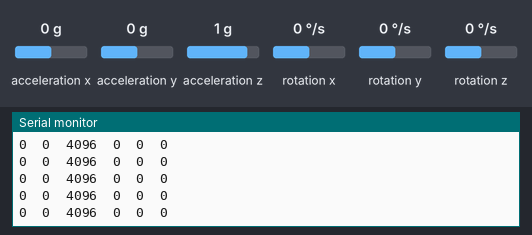
A sketch run on a simulated Arduino Uno, built with avr-gcc and run on an emulated ATmega328P. On the bench: the last lines printed to the serial monitor. Wiring (inferred from the names in the program): MPU-6050 motion sensor at I2C address 0x68. The test bench sets the inputs (shaded band); at power-on: acceleration x 0 g, acceleration y 0 g, rotation x 0 °/s, rotation y 0 °/s, acceleration z 1 g, rotation z 0 °/s.

Above: at 1.2 s.
1.3 s: acceleration x set to -1.4 g
At 2.1 s:
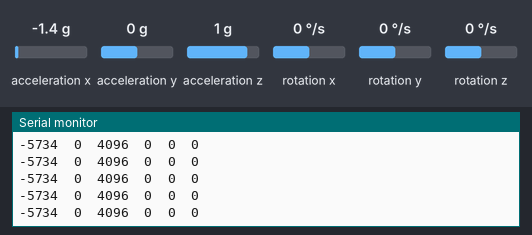
4.3 s: acceleration y set to -1.4 g
At 5.0 s:
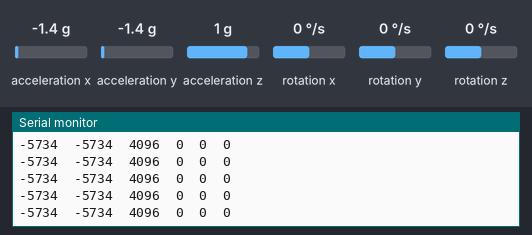
7.3 s: rotation x set to -100 °/s
At 8.2 s:
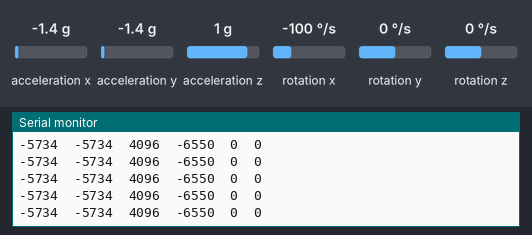
10.3 s: acceleration x set to 0.8 g
At 10.9 s:
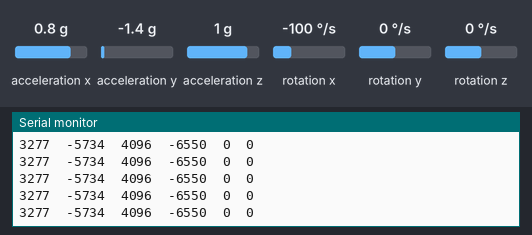
13.3 s: rotation y set to -100 °/s
At 14.2 s:
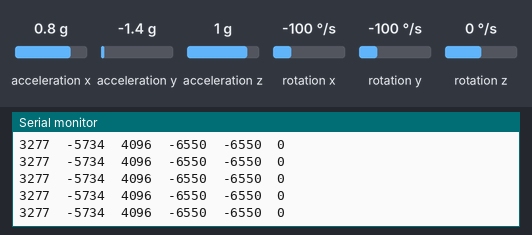
Timing chart, 0 to 16.3 s (numbered marks = the images above; inputs shaded):
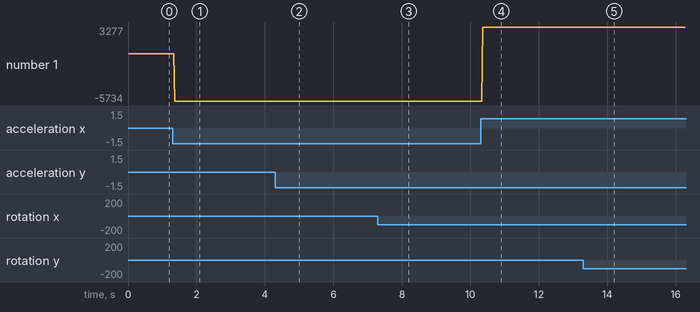

The sketch:

imu_raw_data.ino
```cpp
#include <Wire.h>

const int MPU_addr=0x68;  // I2C address of the MPU-6050
int16_t AcX,AcY,AcZ,Tmp,GyX,GyY,GyZ;

void setup(){
  Wire.begin();
  init_MPU6050();
  Serial.begin(9600);
  Serial.print("AcX");
  Serial.print("\t");
  Serial.print("AcY");
  Serial.print("\t");
  Serial.print("AcZ");
  Serial.print("\t");
  Serial.print("GyX");
  Serial.print("\t");
  Serial.print("GyY");
  Serial.print("\t");
  Serial.println("GyZ");
}

void loop(){
  Wire.beginTransmission(MPU_addr);
  Wire.write(0x3B);  // starting with register 0x3B (ACCEL_XOUT_H)
  Wire.endTransmission(false);
  Wire.requestFrom(MPU_addr,14,true);  // request a total of 14 registers
  AcX=Wire.read()<<8|Wire.read();  // 0x3B (ACCEL_XOUT_H) & 0x3C (ACCEL_XOUT_L)
  AcY=Wire.read()<<8|Wire.read();  // 0x3D (ACCEL_YOUT_H) & 0x3E (ACCEL_YOUT_L)
  AcZ=Wire.read()<<8|Wire.read();  // 0x3F (ACCEL_ZOUT_H) & 0x40 (ACCEL_ZOUT_L)
  Tmp=Wire.read()<<8|Wire.read();  // 0x41 (TEMP_OUT_H) & 0x42 (TEMP_OUT_L)
  GyX=Wire.read()<<8|Wire.read();  // 0x43 (GYRO_XOUT_H) & 0x44 (GYRO_XOUT_L)
  GyY=Wire.read()<<8|Wire.read();  // 0x45 (GYRO_YOUT_H) & 0x46 (GYRO_YOUT_L)
  GyZ=Wire.read()<<8|Wire.read();  // 0x47 (GYRO_ZOUT_H) & 0x48 (GYRO_ZOUT_L)
  //Serial.print("AcX = ");
  Serial.print(AcX);
  Serial.print("\t");
  //Serial.print(" | AcY = ");
  Serial.print(AcY);
  Serial.print("\t");
  //Serial.print(" | AcZ = ");
  Serial.print(AcZ);
  Serial.print("\t");
  //Serial.print(" | Tmp = "); Serial.print(Tmp/340.00+36.53);  //equation for temperature in degrees C from datasheet
  //Serial.print(" | GyX = ");
  Serial.print(GyX);
  Serial.print("\t");
  //Serial.print(" | GyY = ");
  Serial.print(GyY);
  Serial.print("\t");
  //Serial.print(" | GyZ = ");
  Serial.println(GyZ);
  delay(10);
}

void init_MPU6050(){
  //MPU6050 Initializing & Reset
  Wire.beginTransmission(MPU_addr);
  Wire.write(0x6B);  // PWR_MGMT_1 register
  Wire.write(0);     // set to zero (wakes up the MPU-6050)
  Wire.endTransmission(true);

  //MPU6050 Clock Type
  Wire.beginTransmission(MPU_addr);
  Wire.write(0x6B);  // PWR_MGMT_1 register
  Wire.write(0x03);     // Selection Clock 'PLL with Z axis gyroscope reference'
  Wire.endTransmission(true);

  //MPU6050 Gyroscope Configuration Setting
  Wire.beginTransmission(MPU_addr);
  Wire.write(0x1B);  // Gyroscope Configuration register
  //Wire.write(0x00);     // FS_SEL=0, Full Scale Range = +/- 250 [degree/sec]
  Wire.write(0x08);     // FS_SEL=1, Full Scale Range = +/- 500 [degree/sec]
  //Wire.write(0x10);     // FS_SEL=2, Full Scale Range = +/- 1000 [degree/sec]
  //Wire.write(0x18);     // FS_SEL=3, Full Scale Range = +/- 2000 [degree/sec]
  Wire.endTransmission(true);

  //MPU6050 Accelerometer Configuration Setting
  Wire.beginTransmission(MPU_addr);
  Wire.write(0x1C);  // Accelerometer Configuration register
  //Wire.write(0x00);     // AFS_SEL=0, Full Scale Range = +/- 2 [g]
  //Wire.write(0x08);     // AFS_SEL=1, Full Scale Range = +/- 4 [g]
  Wire.write(0x10);     // AFS_SEL=2, Full Scale Range = +/- 8 [g]
  //Wire.write(0x18);     // AFS_SEL=3, Full Scale Range = +/- 10 [g]
  Wire.endTransmission(true);

  //MPU6050 DLPF(Digital Low Pass Filter)
  Wire.beginTransmission(MPU_addr);
  Wire.write(0x1A);  // DLPF_CFG register
  //Wire.write(0x00);     // Accel BW 260Hz, Delay 0ms / Gyro BW 256Hz, Delay 0.98ms, Fs 8KHz
  //Wire.write(0x01);     // Accel BW 184Hz, Delay 2ms / Gyro BW 188Hz, Delay 1.9ms, Fs 1KHz
  //Wire.write(0x02);     // Accel BW 94Hz, Delay 3ms / Gyro BW 98Hz, Delay 2.8ms, Fs 1KHz
  //Wire.write(0x03);     // Accel BW 44Hz, Delay 4.9ms / Gyro BW 42Hz, Delay 4.8ms, Fs 1KHz
  //Wire.write(0x04);     // Accel BW 21Hz, Delay 8.5ms / Gyro BW 20Hz, Delay 8.3ms, Fs 1KHz
  //Wire.write(0x05);     // Accel BW 10Hz, Delay 13.8ms / Gyro BW 10Hz, Delay 13.4ms, Fs 1KHz
  Wire.write(0x06);     // Accel BW 5Hz, Delay 19ms / Gyro BW 5Hz, Delay 18.6ms, Fs 1KHz
  Wire.endTransmission(true);
}
```

Measured:
- after the input at 1.3 s, the serial monitor: prints a new line after 0.06 s (image 1)
- after the input at 4.3 s, the serial monitor: prints a new line after 0.08 s (image 2)
- after the input at 7.3 s, the serial monitor: prints a new line after 0.07 s (image 3)
- after the input at 10.3 s, the serial monitor: prints a new line after 0.07 s (image 4)
- after the input at 13.3 s, the serial monitor: prints a new line after 0.07 s (image 5)
- plotted number 1: 0 → -5734 after the input at 1.3 s, -5734 → 3277 after the input at 10.3 s
